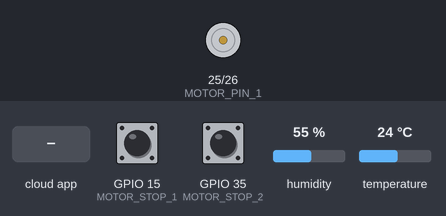
The program below on a simulated ESP32. Parts: motor-driver pin pairs drawn as motors (green arrow = first pin HIGH = forward, orange = second pin HIGH = backward, longer = more drive). The test bench sets the inputs (shaded band); at power-on: GPIO 35 (MOTOR_STOP_2) LOW, GPIO 15 (MOTOR_STOP_1) LOW, humidity 55 %, temperature 24 °C. WiFi joins after 1.5 s; servers stay silent unless stated; the local clock reads 2024-03-15 10:24:30 at power-on unless the program sets it; the Firebase database answers and starts empty; what the program prints to the serial monitor is not drawn.

Above: at 4.1 s.
4.2 s: the phone or cloud app sets toggleIntervalCleaning to 1
At 6.9 s:
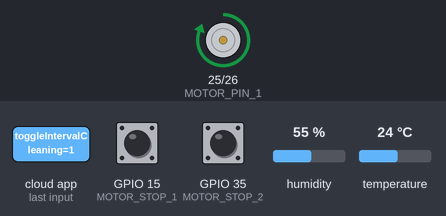
7.2 s: GPIO 35 (MOTOR_STOP_2) pulled HIGH for 0.2 s
At 8.5 s:
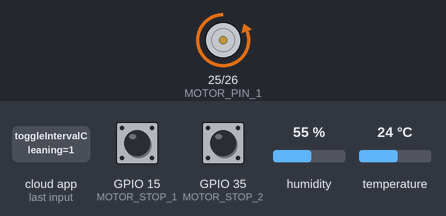
Timing chart, 0 to 10.2 s (numbered marks = the images above; inputs shaded):
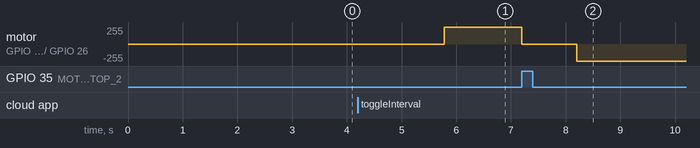

The program:

main.cpp
```cpp
#include <Arduino.h>
#include <WiFi.h>
#include <Firebase_ESP_Client.h>
#include <Wire.h>
#include <Adafruit_Sensor.h>
#include <DHT.h>
#include <time.h>

//ESP Pin Definitions:
#define MOTOR_PIN_1 25
#define MOTOR_PIN_2 26
#define MOTOR_STOP_1 15
#define MOTOR_STOP_2 35

#define BATTERY_VOLTAGE_SENSOR_PIN 33
#define SYSTEM_CURRENT_SENSOR_PIN 32
#define RAIN_SENSOR_PIN 34
#define HT_SENSOR_PIN 27
#define DHTTYPE DHT11
DHT dht(HT_SENSOR_PIN, DHTTYPE);

// Provide the token generation process info.
#include "addons/TokenHelper.h"
// Provide the RTDB payload printing info and other helper functions.
#include "addons/RTDBHelper.h"

const char* ntpServer = "pool.ntp.org";
const long  gmtOffset_sec = -18000;
const int   daylightOffset_sec = 3600;


// Insert your network credentials
#define WIFI_SSID "Thomas' iPhone"
#define WIFI_PASSWORD "esp32Connection"

// Insert Firebase project API Key
#define API_KEY "AIzaSyBtqq67zxXc9Az7AqhEWNbtQd2zyr8PyvY"

// Insert Authorized Email and Corresponding Password
#define USER_EMAIL "dchacko1@pride.hofstra.edu"
#define USER_PASSWORD "test12"

// Insert RTDB URLefine the RTDB URL
#define DATABASE_URL "https://specs-ef726-default-rtdb.firebaseio.com/"

// Define Firebase objects
FirebaseData fbdo;
FirebaseAuth auth;
FirebaseConfig config;

// Variable to save USER UID
String uid;

// Variables to save database paths
String databasePath;

String tempPath;
String humPath;
String rainPath;
String powerGenPath;
String systemPowDrawPath;
String batVoltPath;

String cleaningIntervalPath;
String lastCleanPath;
String lastSensReadPath;
String nextCleanPath;

String toggleAutoCleanPath;
String toggleIntervalCleaningPath;
String isCleaningPath;
String isRefreshingPath;
String isUpdatingIntervalPath;
String tempInFahrenheitPath;

// Current System Settings
bool toggleAutoClean = true;
bool toggleIntervalCleaning = true;
bool tempInFahrenheit = true;
int cleaningInterval = 300;

// DHT11 sensor
float temperature;
float humidity;
int rain;
float powerGenerated;
float systemPowerDraw;
float battery_voltage;
float system_current_draw;

const float VOLTAGE_CONVERSION_VALUE = 192.0;
const float CURRENT_CONVERSION_VALUE = 192.0;
const float PANEL_RESISTANCE = 1;
const float SYSTEM_RESISTANCE = 1;

float temperature_threshold = 0; // minimum value for temperature sensor to accept its input (in Fahrenheit)
float humidity_threshold = 0; // minimum value for humidity sensor to accept its input (20-80%)
float rain_threshold = 80; // minimum value for rain sensor to accept its input

float cooldown_time = 5000; // minimum time for system to cooldown before next operation

// Timer variables
unsigned long sendDataPrevMillis = 0;
unsigned long cleanPrevMillis = 0;
unsigned long sensorDataTimerDelay = 30000;
unsigned long cleanTimerDelay = 600000;

struct tm timeinfo;

// Initialize WiFi
void initWiFi() {
  WiFi.begin(WIFI_SSID, WIFI_PASSWORD);
  Serial.print("Connecting to WiFi ..");
  while (WiFi.status() != WL_CONNECTED) {
    Serial.print('.');
    delay(1000);
  }
  Serial.println(WiFi.localIP());
  Serial.println();
}

// Gets the current time
String getCurrentTime() {
  if(!getLocalTime(&timeinfo)){
    //Serial.println("Failed to obtain time");
    return "Could not get current time";
  }
  //Serial.println(&timeinfo, "%A, %B %d %Y %H:%M");
  char str[40];
  strftime(str, sizeof(str), "%A, %B %d, %Y %H:%M", &timeinfo);
  return String(str);
}

// Calculate next clean
String getNextCleanTime() {
  getCurrentTime();
  struct tm nextCleanTimeInfo = timeinfo;

  nextCleanTimeInfo.tm_sec += cleaningInterval;
  mktime(&nextCleanTimeInfo);

  char str[40];
  strftime(str, sizeof(str), "%A, %B %d, %Y %H:%M", &nextCleanTimeInfo);
  return String(str);
}

// Write float values to the database
void sendFloat(String path, float value){
    Firebase.RTDB.setFloat(&fbdo, path.c_str(), value);
}

// Retrieve sensor readings
void ReadSensors() {
  Firebase.RTDB.setBool(&fbdo, isRefreshingPath.c_str(), true);

  humidity = dht.readHumidity();
  temperature = dht.readTemperature(tempInFahrenheit);
  int rainTemp = -1*analogRead(RAIN_SENSOR_PIN);
  rain = map(rainTemp,-4096,0,0,100);

  battery_voltage = analogRead(BATTERY_VOLTAGE_SENSOR_PIN) / VOLTAGE_CONVERSION_VALUE;
  //powerGenerated = pow(battery_voltage, 2) / PANEL_RESISTANCE;
  powerGenerated = battery_voltage;
  system_current_draw = analogRead(SYSTEM_CURRENT_SENSOR_PIN) / CURRENT_CONVERSION_VALUE;
  //systemPowerDraw = pow(system_current_draw, 2) * SYSTEM_RESISTANCE;
  systemPowerDraw = 0;

  /*
  Serial.println("Humidity:");
  Serial.println(humidity, 5);
  Serial.println("Temperature:");
  Serial.println(temperature, 5);
  Serial.println("Rain:");
  Serial.println(rain);
  Serial.println("Battery Voltage:");
  Serial.println(battery_voltage);
  Serial.println("Power Generated:");
  Serial.println(powerGenerated);
  Serial.println("System Current Draw:");
  Serial.println(system_current_draw);
  Serial.println("System Power Draw:");
  Serial.println(systemPowerDraw);
  */
}

// Send new readings to database
void UpdateSensorData_FB() {
    // Get latest sensor readings
    ReadSensors();

    // Send readings to database:
    sendFloat(tempPath, temperature);
    sendFloat(humPath, humidity);
    sendFloat(batVoltPath, battery_voltage);
    sendFloat(rainPath, rain);
    sendFloat(powerGenPath, powerGenerated);
    sendFloat(systemPowDrawPath, systemPowerDraw);

    Firebase.RTDB.setString(&fbdo, lastSensReadPath.c_str(), getCurrentTime());
    Firebase.RTDB.setBool(&fbdo, isRefreshingPath.c_str(), false);

    sendDataPrevMillis = millis();
}

// Updates cleaning interval
void UpdateCleaningInterval() {
  Firebase.RTDB.getInt(&fbdo, cleaningIntervalPath, &cleaningInterval);
  cleanPrevMillis = millis(); // Resets time
  Firebase.RTDB.setString(&fbdo, nextCleanPath, getNextCleanTime());
  Firebase.RTDB.setBool(&fbdo, isUpdatingIntervalPath.c_str(), false);
}

// Controls wiper movement
void Clean() {
    Firebase.RTDB.setBool(&fbdo, isCleaningPath.c_str(), true);
    digitalWrite(MOTOR_PIN_1, HIGH);// Runs motor clockwise
    //Serial.print("Motor moves one direction");
    for (int i = 0; i < 3; i++)
      while (digitalRead(MOTOR_STOP_2) != HIGH); // Waits until wiper reaches end of panel
    //Serial.print("Motor stop 1 has circuit completed");
    digitalWrite(MOTOR_PIN_1, LOW); // Stop
    //Serial.print("Motor stops and waits for 2 seconds");
    delay(1000); // Wait 1 second
    digitalWrite(MOTOR_PIN_2, HIGH); // Runs motor counterclockwise
    //Serial.print("Motor moves in other direction");
    for (int i = 0; i < 3; i++)
      while (digitalRead(MOTOR_STOP_1) != HIGH); // Waits until wiper reaches end of panel
    //Serial.print("Motor stop 2 has circuit completed");
    digitalWrite(MOTOR_PIN_2, LOW); // Stop
    //Serial.print("Motor stops");
    delay(cooldown_time);

    Firebase.RTDB.setString(&fbdo, lastCleanPath.c_str(), getCurrentTime());
    Firebase.RTDB.setString(&fbdo, nextCleanPath.c_str(), getNextCleanTime());
    Firebase.RTDB.setBool(&fbdo, isCleaningPath.c_str(), false);

    cleanPrevMillis = millis();
}

// Analyze sensor data for auto clean
bool AnalyzeSensorData() {
  ReadSensors();

  if (rain >= rain_threshold && temperature >= temperature_threshold && humidity >= humidity_threshold && rain!=100)
    return true;

  return false;
}

// Checks if any system settings changed
void CheckSystemSettings_FB() {
  bool temp_toggleAutoClean;
  bool temp_toggleIntervalCleaning;
  bool temp_tempInFahrenheit;
  bool IsCleaning;
  bool IsRefreshing;
  bool IsUpdatingInterval;

  Firebase.RTDB.getBool(&fbdo, toggleAutoCleanPath, &temp_toggleAutoClean);
  Firebase.RTDB.getBool(&fbdo, toggleIntervalCleaningPath, &temp_toggleIntervalCleaning);
  Firebase.RTDB.getBool(&fbdo, isCleaningPath, &IsCleaning);
  Firebase.RTDB.getBool(&fbdo, isRefreshingPath, &IsRefreshing);
  Firebase.RTDB.getBool(&fbdo, isUpdatingIntervalPath, &IsUpdatingInterval);
  Firebase.RTDB.getBool(&fbdo, tempInFahrenheitPath, &temp_tempInFahrenheit);

  // Checks if interval cleaning is toggled on or off
  if (temp_toggleIntervalCleaning != toggleIntervalCleaning) {
    toggleIntervalCleaning = temp_toggleIntervalCleaning;

    if (toggleIntervalCleaning)
      UpdateCleaningInterval();
    else // Probably won't be seen in web app but will be updated in database
      Firebase.RTDB.setString(&fbdo, nextCleanPath, "Interval Cleaning is Off!");
  }
  // If temperature units is changed in web app, update accordingly
  if (temp_tempInFahrenheit != tempInFahrenheit)
    tempInFahrenheit = temp_tempInFahrenheit;

  // If Clean button is pressed on web app, run Clean()
  if (IsCleaning)
    Clean();
  // If Refresh button is pressed on web app, update sensor data
  if (IsRefreshing)
    UpdateSensorData_FB();
  // If interval cleaning is toggled on in web app and "OK" button for cleaning interval is pressed, update cleaning interval
  if (toggleIntervalCleaning && IsUpdatingInterval)
    UpdateCleaningInterval();
}

void setup(){
    // Set pinModes
    pinMode(MOTOR_PIN_1, OUTPUT);
    pinMode(MOTOR_PIN_2, OUTPUT);
    pinMode(MOTOR_STOP_1, INPUT_PULLDOWN);
    pinMode(MOTOR_STOP_2, INPUT_PULLDOWN);
    pinMode(BATTERY_VOLTAGE_SENSOR_PIN, INPUT_PULLDOWN);
    pinMode(SYSTEM_CURRENT_SENSOR_PIN, INPUT_PULLDOWN);
    pinMode(HT_SENSOR_PIN, INPUT);
    pinMode(RAIN_SENSOR_PIN, INPUT_PULLUP);

    Serial.begin(115200);

    initWiFi();

    configTime(gmtOffset_sec, daylightOffset_sec, ntpServer);
    getCurrentTime();

    // Assign the api key (required)
    config.api_key = API_KEY;

    // Assign the user sign in credentials
    auth.user.email = USER_EMAIL;
    auth.user.password = USER_PASSWORD;

    // Assign the RTDB URL (required)
    config.database_url = DATABASE_URL;

    Firebase.reconnectWiFi(true);
    fbdo.setResponseSize(4096);

    // Assign the callback function for the long running token generation task
    config.token_status_callback = tokenStatusCallback; //see addons/TokenHelper.h

    // Assign the maximum retry of token generation
    config.max_token_generation_retry = 5;

    // Initialize the library with the Firebase authen and config
    Firebase.begin(&config, &auth);

    // Getting the user UID might take a few seconds
    Serial.println("Getting User UID");
    while ((auth.token.uid) == "") {
        Serial.print('.');
        delay(1000);
    }

    // Print user UID
    uid = auth.token.uid.c_str();
    Serial.print("User UID: ");
    Serial.println(uid);

    // Update database path
    databasePath = "/Users/test/deviceMacAddress";
    //databasePath = "/Users/" + uid + "/" + WiFi.macAddress();

    // Update database path for sensor readings
    tempPath = databasePath + "/sensorData/temperature";
    humPath = databasePath + "/sensorData/humidity";
    rainPath = databasePath + "/sensorData/rain";
    powerGenPath = databasePath + "/sensorData/powerGenerated";
    systemPowDrawPath = databasePath + "/sensorData/systemPowerDraw";
    batVoltPath = databasePath + "/sensorData/batteryVoltage";

    cleaningIntervalPath = databasePath + "/systemData/cleaningInterval";
    lastCleanPath = databasePath + "/systemData/lastClean";
    lastSensReadPath = databasePath + "/systemData/lastSensorRead";
    nextCleanPath = databasePath + "/systemData/nextClean";

    toggleAutoCleanPath = databasePath + "/systemSettings/toggleAutoClean";
    toggleIntervalCleaningPath = databasePath + "/systemSettings/toggleIntervalCleaning";
    isCleaningPath = databasePath + "/systemSettings/isCleaning";
    isRefreshingPath = databasePath + "/systemSettings/isRefreshing";
    isUpdatingIntervalPath = databasePath + "/systemSettings/isUpdatingInterval";
    tempInFahrenheitPath = databasePath + "/systemSettings/tempInFahrenheit";

    Firebase.RTDB.setString(&fbdo, "/Users/test/Name", "SPECS Team");
    //Firebase.RTDB.setString(&fbdo, "/Users" + uid + "/Name", "SPECS Team");

    Firebase.RTDB.setString(&fbdo, databasePath + "/Name", "Home Wiper");

    Firebase.RTDB.getBool(&fbdo, toggleAutoCleanPath, &toggleAutoClean);
    Firebase.RTDB.getBool(&fbdo, toggleIntervalCleaningPath, &toggleIntervalCleaning);
    Firebase.RTDB.getBool(&fbdo, tempInFahrenheitPath, &tempInFahrenheit);
    Firebase.RTDB.getInt(&fbdo, cleaningIntervalPath, &cleaningInterval);

    dht.begin();
}

void loop(){
  // Updates sensor data at set interval (currently at 30 seconds)
  if (Firebase.ready() && (millis() - sendDataPrevMillis > sensorDataTimerDelay || sendDataPrevMillis == 0)) {
    UpdateSensorData_FB();
  }

  // Cleans panel at set time interval
  if (toggleIntervalCleaning && Firebase.ready() && (millis() - cleanPrevMillis > cleaningInterval*1000)) {
    Clean();
  }

  // Cleans panel due to environmental factors (cooldown of 10 minutes)
  if (toggleAutoClean && Firebase.ready() && AnalyzeSensorData() && (millis() - cleanPrevMillis > cleanTimerDelay))
    Clean();

  CheckSystemSettings_FB();
}
```

Measured:
- after the input at 4.2 s, motor on GPIO 25 (MOTOR_PIN_1) / GPIO 26 (MOTOR_PIN_2): stopped → forward 255/255 after 1.6 s
- after the input at 7.2 s, motor on GPIO 25 (MOTOR_PIN_1) / GPIO 26 (MOTOR_PIN_2): forward 255/255 → stopped at once, → backward 255/255 1.0 s later
